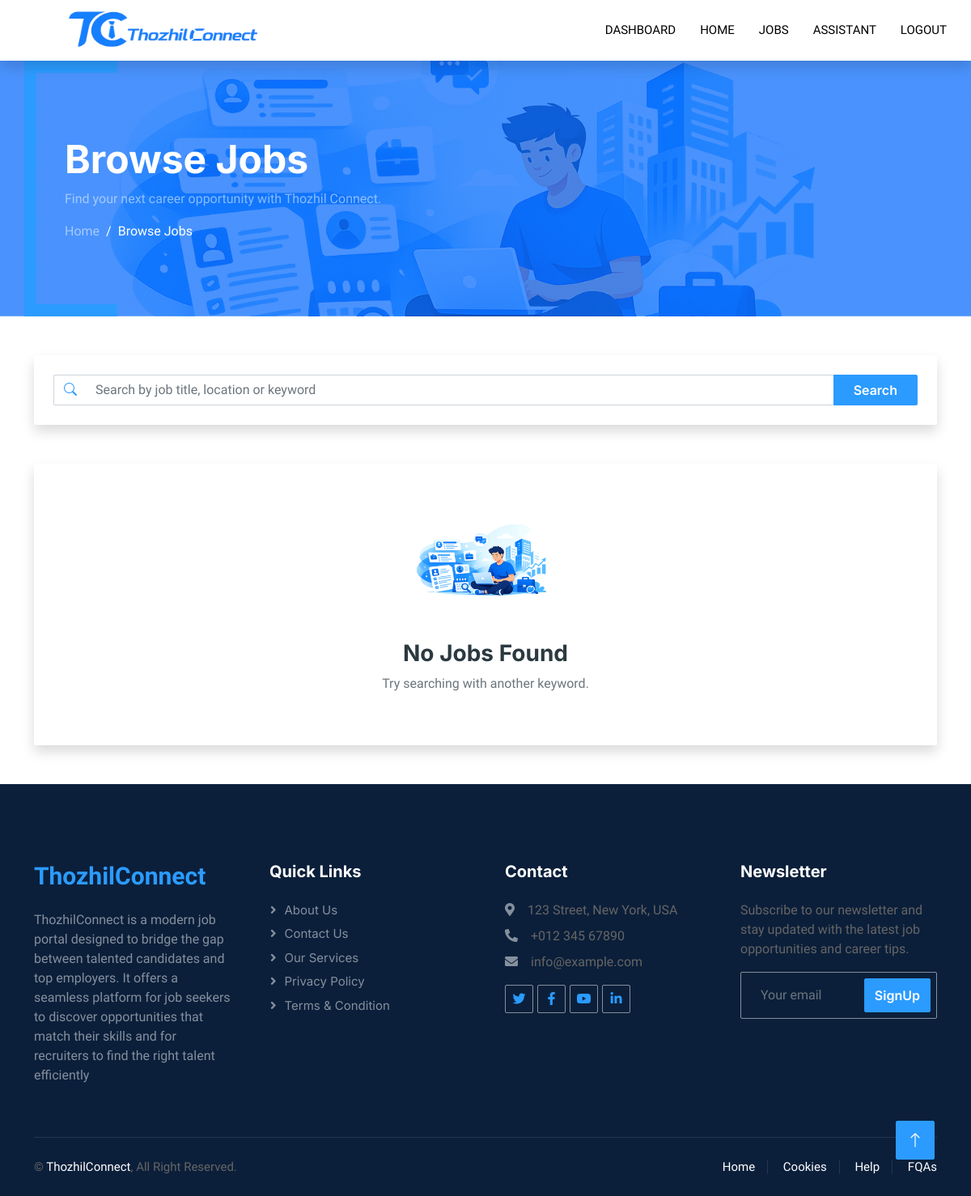
Page /jobs/joblist (signed in) on the earlier database version.
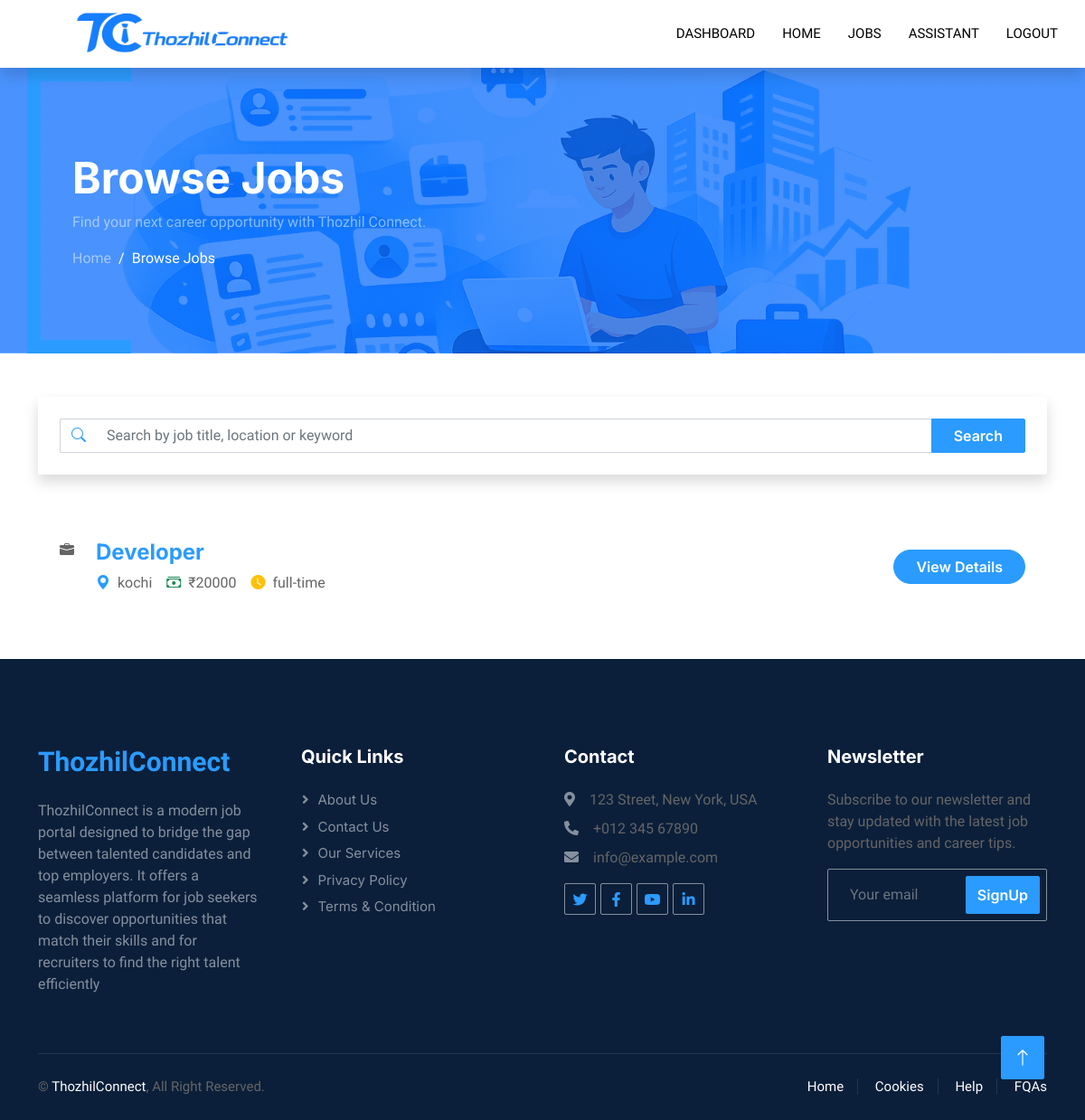
Same page on the later database version.
### jobs/models.py (models this page shows, shortened)
class Job(models.Model):
    job_types_choices = [("full-time", "Full Time"),
                         ("part-time", "Part Time"),]
    experiences_choices = [ ("0-1", "0-1 Years"),
                    ("1-3", "1-3 Years"),
                    ("3-5", "3-5 Years"),
                    ("5+", "5+ Years"),]
    status_choices = [('available','available'),('closed','closed')]
    job_title = models.CharField(max_length=100)
    description = models.TextField()
    location = models.CharField(max_length=50)
    salary = models.IntegerField()
    requirements = models.TextField()
    category = models.ForeignKey(Category,on_delete=models.CASCADE,related_name='jobs')
    recruiter = models.ForeignKey(RecruiterProfile,on_delete=models.CASCADE,related_name='jobs')
    job_type = models.CharField(max_length=20, choices=job_types_choices)
    experience = models.CharField(max_length=20 , choices=experiences_choices)
    status = models.CharField(max_length=20,choices=status_choices)
    created_at = models.DateTimeField(auto_now_add=True)
    updated_at = models.DateTimeField(auto_now=True)

### jobs/views.py (the view)
# urls.py: path('joblist',views.JobListView.as_view(),name='joblist'),
class JobListView(View):
    def get(self,request):
        if not request.user.is_authenticated:
            return redirect('account:userlogin')
        if request.user.user_type != 'candidate':
            messages.warning(request, "Only candidates can apply for jobs.")
            return redirect('home')
        jobs = Job.objects.filter(status="available")
        context = {'jobs':jobs}
        return render(request,'joblist.html',context)

### templates/joblist.html (shortened to what the changed rows need)
{% extends 'base.html' %}
{% load static %}
{% load crispy_forms_tags %}
{% block content %}
<div class="container-fluid page-header mb-5">
    <div class="container">
        <div class="py-5">
            <h1 class="display-5 fw-bold text-white">
                Browse Jobs
            </h1>
        </div>
    </div>
</div>
<div class="container mb-5">
    {% if jobs %}
        {% for i in jobs %}
        <div class="card job-card border-0 rounded-4 mb-4">
            <div class="card-body p-4">
                <div class="row align-items-center">
                    <div class="col-lg-8">
                        <div class="d-flex">
                            <div class="job-icon me-4">
                                <i class="bi bi-briefcase-fill"></i>
                            </div>
                            <div>
                                <h4 class="fw-bold text-secondary mb-2">
                                    {{ i.job_title }}
                                </h4>
                                <div class="d-flex flex-wrap gap-3">
                                    <span>
                                        <i class="bi bi-geo-alt-fill text-secondary me-1"></i>
                                        {{ i.location }}
                                    </span>
                                    <span>
                                        <i class="bi bi-cash-stack text-success me-1"></i>
                                        ₹{{ i.salary }}
                                    </span>
                                    <span>
                                        <i class="bi bi-clock-fill text-warning me-1"></i>
                                        {{ i.job_type }}
                                    </span>
                                </div>
                            </div>
                        </div>
                    </div>
                    <div class="col-lg-4 text-lg-end mt-4 mt-lg-0">
                        <a href="{% url 'jobs:jobdetails' i.id %}"
                           class="btn btn-secondary rounded-pill px-4">
                            View Details
                        </a>
                    </div>
                </div>
            </div>
        </div>
        {% endfor %}
    {% else %}
    <div class="card border-0 shadow rounded-4">
        <div class="card-body text-center py-5">
            <img src="{% static 'img/hero.png' %}"
                 class="img-fluid mb-4"
                 style="max-width:220px;">
            <h3 class="fw-bold">
                No Jobs Found
            </h3>
            <p class="text-muted">
                Try searching with another keyword.
            </p>
        </div>
    </div>
    {% endif %}
</div>
{% endblock %}

Differences in the rows shown:
added Job: job_title "Developer", location "kochi", salary "20000", job_type "full-time"
Other differences:
text no longer shown: "No Jobs Found Try searching with another keyword."
